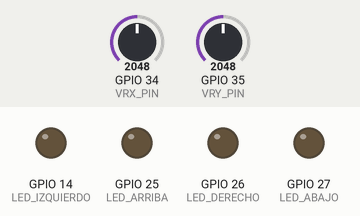
Bench run of a sketch on a simulated ESP32. On the bench: output pins drawn as LEDs (lit = HIGH). The inputs (shaded band) are chosen by the test bench; at power-on: GPIO 34 (VRX_PIN) = 2048, GPIO 35 (VRY_PIN) = 2048. What the sketch prints to the serial monitor is not drawn.

Above: at 1.2 s.
1.3 s: GPIO 34 (VRX_PIN) set to 2119
2.8 s: GPIO 34 (VRX_PIN) set to 2211
At 3.7 s:
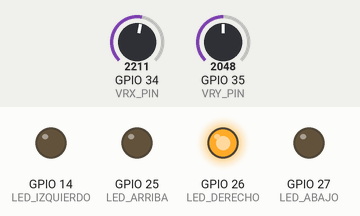
4.3 s: GPIO 35 (VRY_PIN) set to 2106
7.3 s: GPIO 35 (VRY_PIN) set to 2183
At 8.4 s:
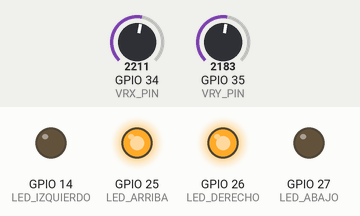
8.8 s: GPIO 35 (VRY_PIN) set to 0
At 9.5 s:
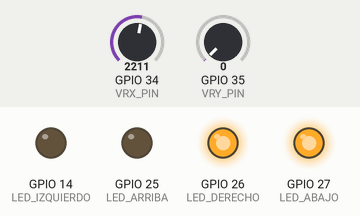
10.3 s: GPIO 34 (VRX_PIN) set to 2108
At 10.6 s:
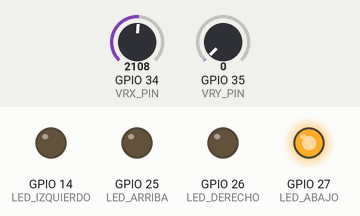
Timing chart, 0 to 12.8 s (numbered marks = the images above; inputs shaded):
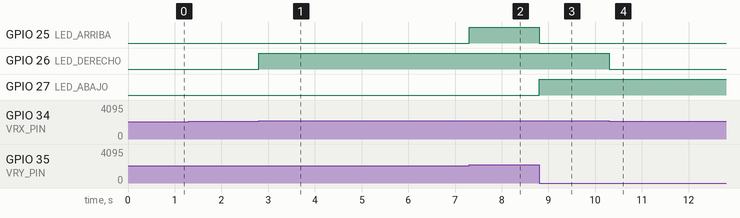

Measured:
- the behaviour switches between 2148 and 2149 on GPIO 34 (VRX_PIN) (found by bisection; images 0 and 1)
- the behaviour switches between 2148 and 2149 on GPIO 35 (VRY_PIN) (found by bisection; images 1 and 2)
- after the input at 2.8 s, GPIO 26 (LED_DERECHO): LOW → HIGH at once
- after the input at 7.3 s, GPIO 25 (LED_ARRIBA): LOW → HIGH at once
- after the input at 8.8 s, GPIO 25 (LED_ARRIBA): HIGH → LOW at once; GPIO 27 (LED_ABAJO): LOW → HIGH at once
- after the input at 10.3 s, GPIO 26 (LED_DERECHO): HIGH → LOW at once

The sketch:

Joystick.ino
```cpp
#define VRX_PIN  34 // ESP32 pin GIOP36 (ADC0) connected to VRX pin
#define VRY_PIN  35 // ESP32 pin GIOP39 (ADC0) connected to VRY pin

int X;				// variable para almacenar valor leido del eje X
int Y;				// variable para almacenar valor leido del eje y
int LED_IZQUIERDO = 14;		// LED izquierdo a pin digital 3
int LED_DERECHO = 26;		// LED derecho a pin digital 5
int LED_ABAJO = 27;		// LED de abajo a pin digital 6
int LED_ARRIBA = 25;		// LED de arriba a pin digital 9


void setup(){
  Serial.begin(115200);

  pinMode(LED_IZQUIERDO, OUTPUT);	// LED como salida
  pinMode(LED_DERECHO, OUTPUT);		// LED como salida
  pinMode(LED_ABAJO, OUTPUT);		// LED como salida
  pinMode(LED_ARRIBA, OUTPUT);		// LED como salida
  // entradas analogicas no requieren inicializacion
}


void loop() {
  X = analogRead(VRX_PIN);			// lectura de valor de eje x
  Y = analogRead(VRY_PIN);			// lectura de valor de eje x


  if (X >= 0 && X < 1548){					// si X esta en la zona izquierda
    analogWrite(LED_IZQUIERDO, map(X, 0, 480, 255, 0));		// brillo LED proporcional
  } else {
    analogWrite(LED_IZQUIERDO, 0);				// X en zona de reposo, apaga LED
  }
  if (X > 2148 && X <= 4095){					// si X esta en la zona derecha
    analogWrite(LED_DERECHO, map(X, 520, 1023, 0, 255));	// brillo LED proporcional
  } else {
    analogWrite(LED_DERECHO, 0);				// X en zona de reposo, apaga LED
  }
  if (Y >= 0 && Y < 1548){					// si Y esta en la zona de abajo
    analogWrite(LED_ABAJO, map(Y, 0, 480, 255, 0));		// brillo LED proporcional
  } else {
    analogWrite(LED_ABAJO, 0);					// Y en zona de reposo, apaga LED
  }
  if (Y > 2148 && Y <= 4095){					// si Y esta en la zona de arriba
    analogWrite(LED_ARRIBA, map(Y, 520, 1023, 0, 255));		// brillo LED proporcional
  } else {
     analogWrite(LED_ARRIBA, 0);   				// Y en zona de reposo, apaga LED
  }


  // print data to Serial Monitor on Arduino IDE
  Serial.print("x = ");
  Serial.print(X);
  Serial.print(", y = ");
  Serial.println(Y);


}
```
